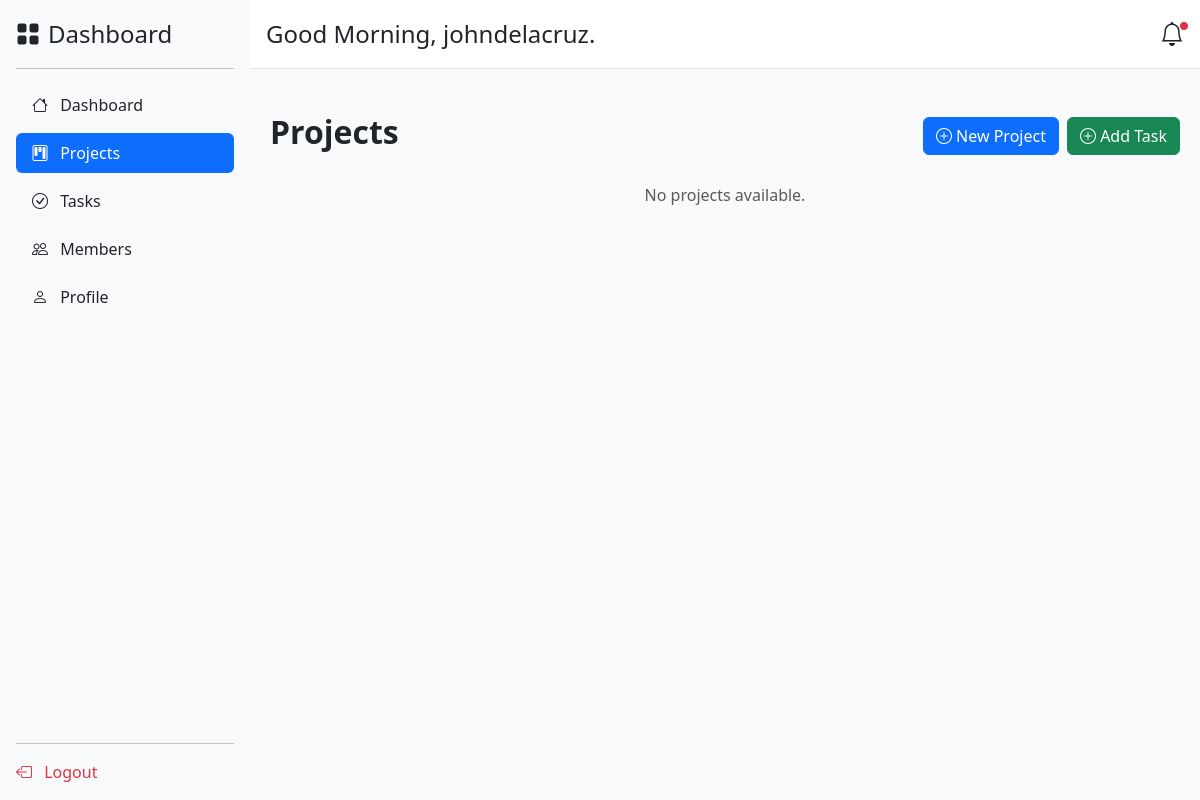
Before: /projects/ (signed in) with the older database file.
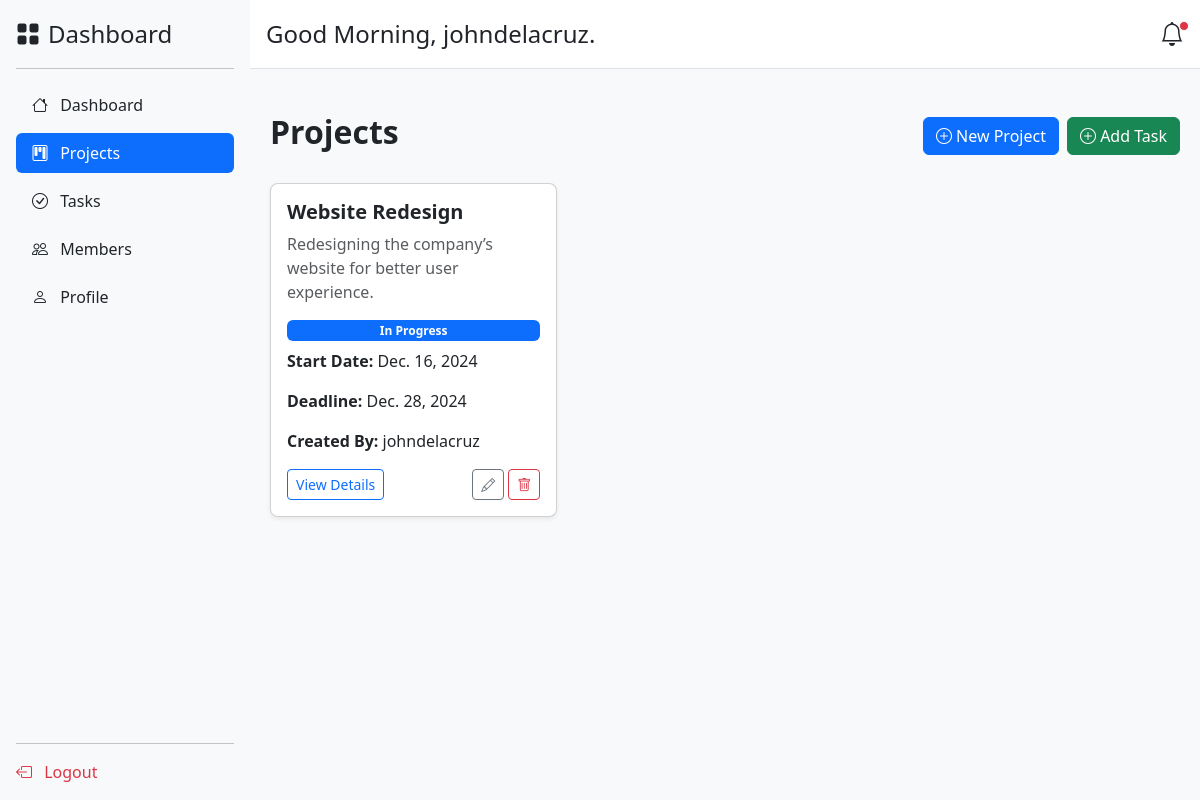
After: the same page with the newer database file.
### app/models.py (models this page shows, shortened)
class Project(models.Model):
    name = models.CharField(max_length=255)
    description = models.TextField()
    start_date = models.DateField()
    deadline = models.DateField()
    status = models.CharField(
        max_length=20,
        choices=[
            ('In Progress', 'In Progress'),
            ('Completed', 'Completed'),
            ('On Hold', 'On Hold'),
        ],
        default='In Progress'
    )
    created_by = models.ForeignKey(User, on_delete=models.CASCADE, related_name="created_projects")
    team_members = models.ManyToManyField(TeamMember, related_name="projects")
    date_created = models.DateTimeField(auto_now_add=True)

### app/views.py (the view)
# urls.py: path('projects/', views.projects, name='projects'),
@login_required
def projects(request):
    try:
        if request.method == "POST":
            create_project(request.POST, request.user)
            messages.success(request, "Project created successfully!")
            return redirect('projects')
        team_members = TeamMember.objects.filter(added_by_id=request.user)
        all_projects = get_projects().filter(created_by=request.user)
        return render(request, 'app/projects.html', {
            'team_members': team_members,
            'all_projects': all_projects
        })
    except Exception as e:
        messages.error(request, f"An error occurred: {e}")
        return redirect('dashboard')

### app/context_processors.py (called while the page is built)
def add_current_time(request):
    gmt8 = pytz.timezone('Asia/Manila')  # Set the timezone to GMT+8
    current_time = timezone.now().astimezone(gmt8)  # Convert current time to GMT+8
    return {'current_time': current_time}

### app/project_crud.py (called while the page is built)
def get_projects():
    return Project.objects.all()

### app/templates/app/projects.html (shortened to what this page needs)
<!DOCTYPE html>
<html lang="en">
<head>
    <link href="https://cdn.jsdelivr.net/npm/bootstrap@5.3.3/dist/css/bootstrap.min.css" rel="stylesheet">
    <link href="https://cdn.jsdelivr.net/npm/bootstrap-icons@1.10.5/font/bootstrap-icons.css" rel="stylesheet">
</head>
<body>
    <div class="d-flex">
        {% include 'app/sidebar.html' %}
        <div class="flex-grow-1">
            {% include 'app/header.html' %}
            <div class="container mt-4 content-container">
                <div class="d-flex justify-content-between align-items-center mb-4">
                    <h2 class="fw-bold">Projects</h2>
                    <div class="d-flex gap-2">
                        <button class="btn btn-primary" data-bs-toggle="modal" data-bs-target="#newProjectModal">
                            <i class="bi bi-plus-circle"></i> New Project
                        </button>
                        <button class="btn btn-success" data-bs-toggle="modal" data-bs-target="#addTaskModal">
                            <i class="bi bi-plus-circle"></i> Add Task
                        </button>
                    </div>
                </div>
                <div class="row">
                    {% for project in all_projects %}
                    <div class="col-md-4 mb-4">
                        <div class="card project-card p-3 shadow-sm">
                            <h5 class="card-title fw-bold">{{ project.name }}</h5>
                            <p class="card-text text-muted">{{ project.description }}</p>
                            <span class="badge bg-primary mb-2">{{ project.status }}</span>
                            <p><strong>Start Date:</strong> {{ project.start_date }}</p>
                            <p><strong>Deadline:</strong> {{ project.deadline }}</p>
                            <p><strong>Created By:</strong> {{ project.created_by.username }}</p>
                            <div class="d-flex justify-content-between">
                                <button class="btn btn-sm btn-outline-primary"
                                        data-bs-toggle="modal"
                                        data-bs-target="#projectDetailsModal"
                                        data-project-id="{{ project.id }}">
                                    View Details
                                </button>
                                <div>
                                    <button class="btn btn-sm btn-outline-secondary"><i class="bi bi-pencil"></i></button>
                                    <button class="btn btn-sm btn-outline-danger"><i class="bi bi-trash"></i></button>
                                </div>
                            </div>
                        </div>
                    </div>
                    {% empty %}
                    <p class="text-center text-muted">No projects available.</p>
                    {% endfor %}
                </div>
            </div>
        </div>
    </div>
</body>
</html>

### app/templates/app/sidebar.html
<div class="d-flex flex-column flex-shrink-0 p-3 bg-light" style="width: 250px; height: 100vh;">
    <a href="{% url 'dashboard' %}" class="d-flex align-items-center mb-3 mb-md-0 me-md-auto text-dark text-decoration-none">
        <span class="fs-4"><i class="bi bi-grid-fill me-2"></i>Dashboard</span>
    </a>
    <hr>
    <ul class="nav nav-pills flex-column mb-auto">
        <li class="nav-item mb-2">
            <a href="{% url 'dashboard' %}" class="nav-link {% if request.path == '/dashboard/' %}active bg-primary text-white{% else %}text-dark{% endif %}">
                <i class="bi bi-house me-2"></i> Dashboard
            </a>
        </li>
        <li class="nav-item mb-2">
            <a href="{% url 'projects' %}" class="nav-link {% if request.path == '/projects/' %}active bg-primary text-white{% else %}text-dark{% endif %}">
                <i class="bi bi-kanban me-2"></i> Projects
            </a>
        </li>
        <li class="nav-item mb-2">
            <a href="{% url 'tasks' %}" class="nav-link {% if request.path == '/tasks/' %}active bg-primary text-white{% else %}text-dark{% endif %}">
                <i class="bi bi-check-circle me-2"></i> Tasks
            </a>
        </li>
        <li class="nav-item mb-2">
            <a href="{% url 'members' %}" class="nav-link {% if request.path == '/members/' %}active bg-primary text-white{% else %}text-dark{% endif %}">
                <i class="bi bi-people me-2"></i> Members
            </a>
        </li>
        <li class="nav-item mb-2">
            <a href="{% url 'profile' %}" class="nav-link {% if request.path == '/profile/' %}active bg-primary text-white{% else %}text-dark{% endif %}">
                <i class="bi bi-person me-2"></i> Profile
            </a>
        </li>
    </ul>
    <hr>
    <div>
        <a href="{% url 'logout' %}" class="nav-link text-danger">
            <i class="bi bi-box-arrow-left me-2"></i> Logout
        </a>
    </div>
</div>

### app/templates/app/header.html (shortened to what this page needs)
<div class="d-flex justify-content-between align-items-center p-3 bg-white border-bottom">
    <div>
        <h4 class="mb-0">
            {% if current_time.hour < 12 %}
                Good Morning, {{ user.username|default:"User" }}.
            {% elif current_time.hour < 18 %}
                Good Afternoon, {{ user.username|default:"User" }}.
            {% else %}
                Good Evening, {{ user.username|default:"User" }}.
            {% endif %}
        </h4>
    </div>
    <div>
        <a href="#" class="position-relative">
            <i class="bi bi-bell fs-4 text-dark"></i>
            <span class="position-absolute top-0 start-100 translate-middle p-1 bg-danger border border-light rounded-circle">
            </span>
        </a>
    </div>
</div>

### app/templates/app/projects.html (style rules this page uses)
body { background-color: #f8f9fa; }
.project-card { box-shadow: 0px 4px 8px rgba(0, 0, 0, 0.1); border-radius: 8px; overflow: hidden; }
.content-container { padding: 20px; }

Changed rows visible on the page:
added Project: name "Website Redesign", description "Redesigning the company’s website for better user experience.", status "In Progress", start_date "Dec. 16, 2024", deadline "Dec. 28, 2024", created_by.username "johndelacruz"
Other visible differences:
text no longer shown: "No projects available."
